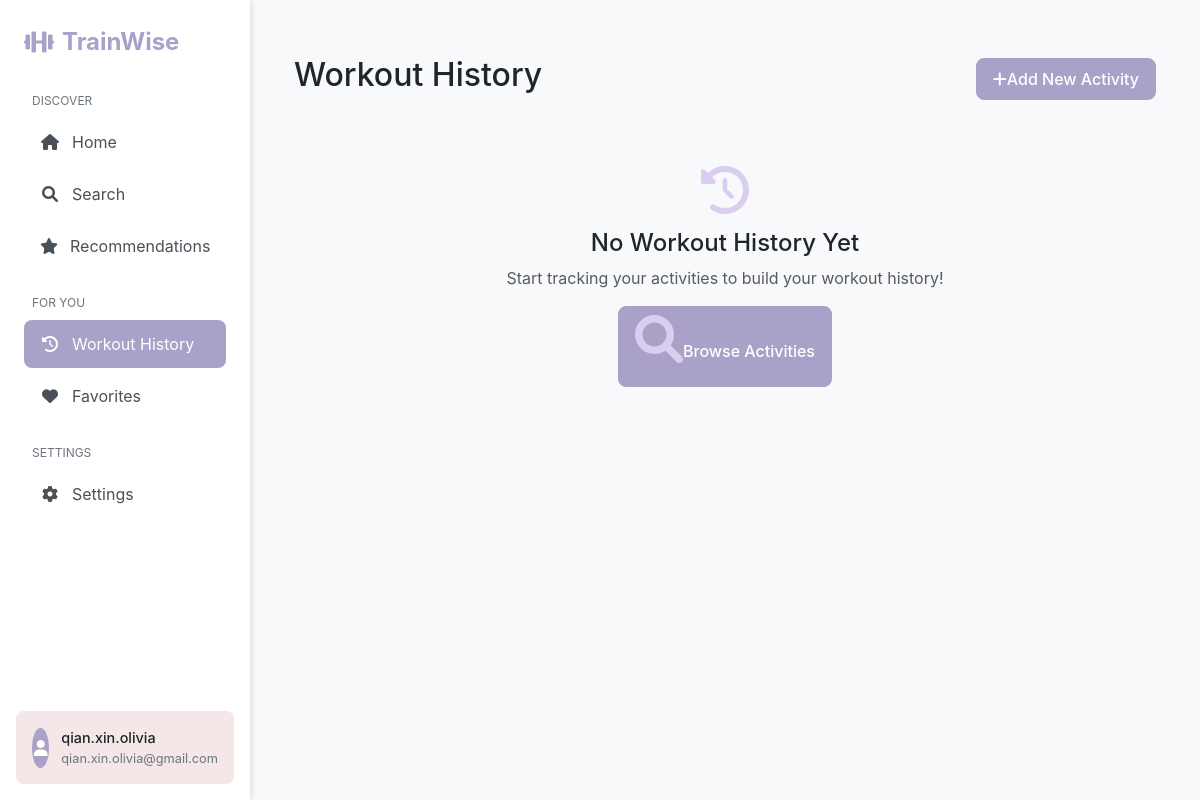
Page /workout-history/ (signed in) on the earlier database version.
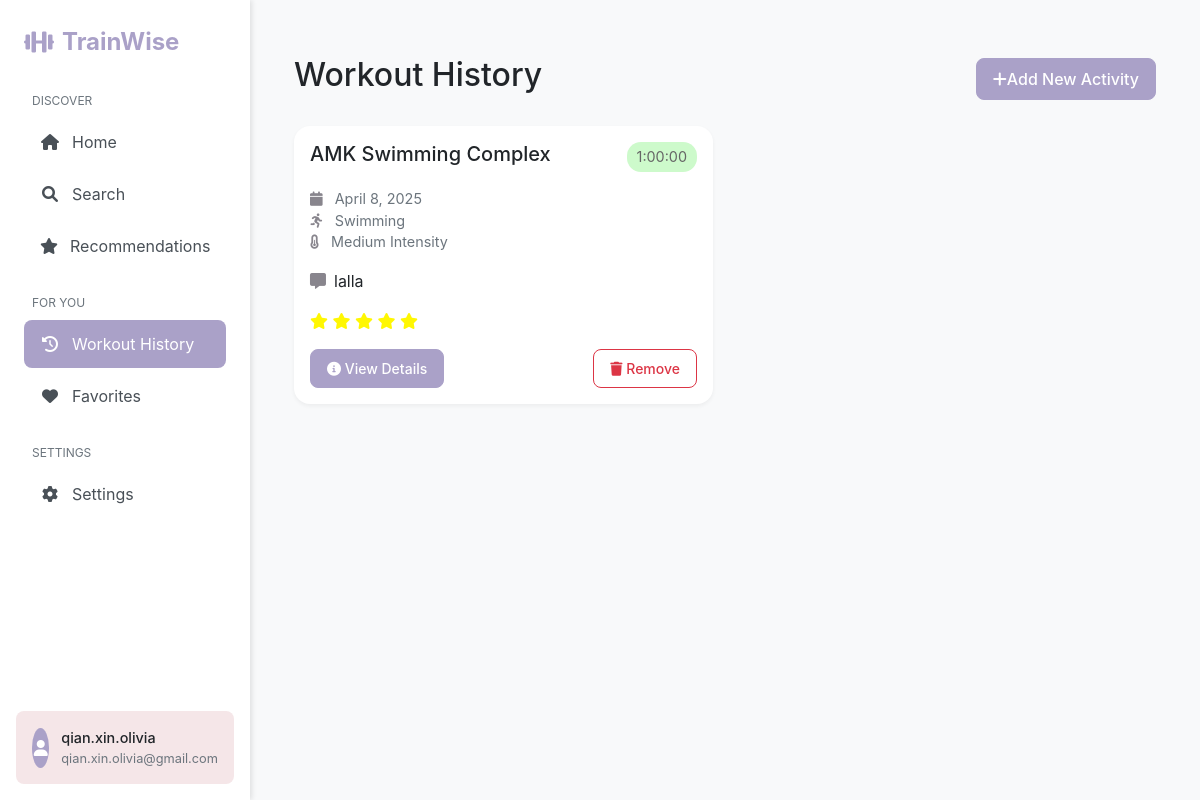
Same page on the later database version.
### activities/models.py (models this page shows, shortened)
class ActivityHistory(models.Model):
    user = models.ForeignKey(User, on_delete=models.CASCADE)
    activity = models.ForeignKey(Activity, on_delete=models.CASCADE)
    date_completed = models.DateField()
    rating = models.IntegerField(choices=[(i, i) for i in range(1, 6)], null=True, blank=True)
    duration = models.DurationField()
    notes = models.TextField(blank=True)
    created_at = models.DateTimeField(auto_now_add=True)
    class Meta:
        verbose_name_plural = "Activity histories"
        ordering = ['-date_completed']

class Activity(models.Model):
    ACTIVITY_TYPES = [
        ('GYM', 'Gym'),
        ('SWIMMING', 'Swimming'),
        ('RUNNING', 'Running'),
        ('BASKETBALL', 'Basketball'),
        ('FOOTBALL', 'Football'),
        ('TENNIS', 'Tennis'),
        ('BADMINTON', 'Badminton'),
        ('TABLE_TENNIS', 'Table Tennis'),
        ('VOLLEYBALL', 'Volleyball'),
        ('SQUASH', 'Squash'),
        ('HOCKEY', 'Hockey'),
        ('PICKLEBALL', 'Pickleball'),
        ('NETBALL', 'Netball'),
        ('LAWN_BOWL', 'Lawn Bowl'),
        ('OTHER', 'Other'),
    ]
    INTENSITY_LEVELS = [
        ('LOW', 'Low'),
        ('MEDIUM', 'Medium'),
        ('HIGH', 'High'),
    ]
    facility_name = models.CharField(max_length=200)
    activity_type = models.CharField(max_length=20, choices=ACTIVITY_TYPES)
    description = models.TextField()
    intensity = models.CharField(max_length=10, choices=INTENSITY_LEVELS)
    is_indoor = models.BooleanField(default=False)
    image_url = models.URLField(blank=True, null=True)
    address = models.CharField(max_length=500)
    latitude = models.DecimalField(max_digits=9, decimal_places=6, null=True, blank=True)
    longitude = models.DecimalField(max_digits=9, decimal_places=6, null=True, blank=True)
    operating_hours = models.CharField(max_length=200)
    price_range = models.CharField(max_length=100)
    contact_info = models.CharField(max_length=100)
    created_at = models.DateTimeField(auto_now_add=True)
    updated_at = models.DateTimeField(auto_now=True)
    class Meta:
        verbose_name_plural = "Activities"
        ordering = ['facility_name']

### Controllers/workout_history_controller.py (the view)
# urls.py: path('workout-history/', workout_history_list_controller, name='workout_history'),
@login_required
def workout_history_list_controller(request):
    history_entries = ActivityHistory.objects.filter(user=request.user).order_by('-date_completed')
    context = {
        'history_entries': history_entries,
    }
    return render(request, 'activities/workout_history.html', context)

### templates/activities/workout_history.html (shortened to what this page needs)
{% extends 'base.html' %}
{% load static %}
{% block content %}
<div class="container mt-4">
    <div class="d-flex justify-content-between align-items-center mb-4">
        <h2>Workout History</h2>
        <a href="{% url 'activities:search' %}" class="btn btn-primary">
            <i class="fas fa-plus mr-2"></i>Add New Activity
        </a>
    </div>
    {% if history_entries %}
        <div class="row">
            {% for entry in history_entries %}
                <div class="col-md-6">
                    <div class="card history-card" id="history-{{ entry.id }}">
                        <div class="card-body">
                            <div class="d-flex justify-content-between align-items-start mb-3">
                                <h5 class="card-title mb-0">{{ entry.activity.facility_name }}</h5>
                                <span class="duration-badge">
                                    {{ entry.duration|default:"No duration" }}
                                </span>
                            </div>
                            <div class="activity-meta mb-3">
                                <div><i class="fas fa-calendar mr-2"></i> {{ entry.date_completed|date:"F j, Y" }}</div>
                                <div><i class="fas fa-running mr-2"></i> {{ entry.activity.get_activity_type_display }}</div>
                                <div><i class="fas fa-thermometer-half mr-2"></i> {{ entry.activity.get_intensity_display }} Intensity</div>
                            </div>
                            {% if entry.notes %}
                                <p class="card-text"><i class="fas fa-comment-alt mr-2"></i>{{ entry.notes }}</p>
                            {% endif %}
                            {% if entry.rating %}
                                <div class="rating-stars mb-3">
                                    {% for i in "12345"|make_list %}
                                        {% if forloop.counter <= entry.rating %}
                                            <i class="fas fa-star"></i>
                                        {% else %}
                                            <i class="far fa-star"></i>
                                        {% endif %}
                                    {% endfor %}
                                </div>
                            {% endif %}
                            <div class="d-flex justify-content-between align-items-center">
                                <a href="{% url 'activities:activity_detail' entry.activity.id %}" class="btn btn-primary btn-sm">
                                    <i class="fas fa-info-circle mr-1"></i> View Details
                                </a>
                                <button class="btn btn-outline-danger btn-sm" onclick="confirmRemove({{ entry.id }}, '{{ entry.activity.facility_name }}')">
                                    <i class="fas fa-trash mr-1"></i> Remove
                                </button>
                            </div>
                        </div>
                    </div>
                </div>
            {% endfor %}
        </div>
    {% else %}
        <div class="empty-history">
            <i class="fas fa-history"></i>
            <h4>No Workout History Yet</h4>
            <p class="text-muted">Start tracking your activities to build your workout history!</p>
            <a href="{% url 'activities:search' %}" class="btn btn-primary">
                <i class="fas fa-search mr-2"></i>Browse Activities
            </a>
        </div>
    {% endif %}
</div>
{% endblock %}

### templates/base.html (shortened to what this page needs)
<!DOCTYPE html>
<html lang="en">
<head>
    <link href="https://cdn.jsdelivr.net/npm/bootstrap@5.3.0/dist/css/bootstrap.min.css" rel="stylesheet">
    <link rel="stylesheet" href="https://cdnjs.cloudflare.com/ajax/libs/font-awesome/6.0.0/css/all.min.css">
</head>
<body>
    <div class="sidebar">
        <div class="sidebar-logo">
            <i class="fas fa-dumbbell"></i>
            TrainWise
        </div>
        <nav>
            <div class="nav-section">
                <div class="section-title">Discover</div>
                <ul class="sidebar-nav">
                    <li class="nav-item">
                        <a href="{% url 'activities:home' %}" class="nav-link {% if request.resolver_match.url_name == 'home' %}active{% endif %}">
                            <i class="fas fa-home"></i>
                            Home
                        </a>
                    </li>
                    <li class="nav-item">
                        <a href="{% url 'activities:search' %}" class="nav-link {% if request.resolver_match.url_name == 'search' %}active{% endif %}">
                            <i class="fas fa-search"></i>
                            Search
                        </a>
                    </li>
                    <li class="nav-item">
                        <a href="{% url 'activities:recommendations' %}" class="nav-link {% if request.resolver_match.url_name == 'recommendations' %}active{% endif %}">
                            <i class="fas fa-star"></i>
                            Recommendations
                        </a>
                    </li>
                </ul>
            </div>
            <div class="nav-section">
                <div class="section-title">For You</div>
                <ul class="sidebar-nav">
                    <li class="nav-item">
                        <a href="{% url 'activities:workout_history' %}" class="nav-link {% if request.resolver_match.url_name == 'workout_history' %}active{% endif %}">
                            <i class="fas fa-history"></i>
                            Workout History
                        </a>
                    </li>
                    <li class="nav-item">
                        <a href="{% url 'activities:favorites' %}" class="nav-link {% if request.resolver_match.url_name == 'favorites' %}active{% endif %}">
                            <i class="fas fa-heart"></i>
                            Favorites
                        </a>
                    </li>
                </ul>
            </div>
            <div class="nav-section">
                <div class="section-title">Settings</div>
                <ul class="sidebar-nav">
                    <li class="nav-item">
                        <a href="{% url 'activities:profile' %}" class="nav-link {% if request.resolver_match.url_name == 'profile' %}active{% endif %}">
                            <i class="fas fa-cog"></i>
                            Settings
                        </a>
                    </li>
                </ul>
            </div>
        </nav>
        {% if user.is_authenticated %}
        <div class="user-profile">
            <div class="profile-image">
                <i class="fas fa-user"></i>
            </div>
            <div class="profile-info">
                <p class="profile-name">{{ user.username }}</p>
                <p class="profile-email">{{ user.email }}</p>
            </div>
        </div>
        {% endif %}
    </div>
    <div class="main-content">
        {% block content %}{% endblock %}
    </div>
</body>
</html>

### templates/base.html (style rules this page uses)
:root { --primary-color: #AAA1C8; --secondary-color: #967AA1; --light-color: #D5C6E0; --very-light-color: #F5E6E8; --sidebar-width: 250px; }
body { font-family: 'Inter', -apple-system, BlinkMacSystemFont, sans-serif; background-color: #f8f9fa; }
.sidebar { position: fixed; left: 0; top: 0; bottom: 0; width: var(--sidebar-width); background: white; box-shadow: 2px 0 5px rgba(0, 0, 0, 0.1); z-index: 1000; padding: 1.5rem; }
.sidebar-logo { display: flex; align-items: center; gap: 0.5rem; margin-bottom: 2rem; font-size: 1.5rem; font-weight: bold; color: var(--primary-color); }
.sidebar-nav { list-style: none; padding: 0; margin: 0; }
.nav-section { margin-bottom: 1.5rem; }
.section-title { font-size: 0.75rem; text-transform: uppercase; color: #6c757d; margin-bottom: 0.5rem; padding-left: 0.5rem; }
.nav-item { margin-bottom: 0.25rem; }
.nav-link { display: flex; align-items: center; gap: 0.75rem; padding: 0.75rem 1rem; color: #495057; text-decoration: none; border-radius: 0.5rem; transition: all 0.2s; }
.nav-link.active { background-color: var(--primary-color); color: white; }
.nav-link i { width: 1.25rem; text-align: center; }
.main-content { margin-left: var(--sidebar-width); padding: 2rem; min-height: 100vh; }
.user-profile { position: absolute; bottom: 1rem; left: 1rem; right: 1rem; padding: 1rem; background: var(--very-light-color); border-radius: 0.5rem; display: flex; align-items: center; gap: 0.75rem; }
.profile-image { width: 40px; height: 40px; border-radius: 50%; background: var(--primary-color); display: flex; align-items: center; justify-content: center; color: white; }
.profile-info { flex: 1; }
.profile-name { font-weight: 500; color: #212529; margin: 0; font-size: 0.9rem; }
.profile-email { color: #6c757d; font-size: 0.8rem; margin: 0; }
.card { border: none; box-shadow: 0 2px 4px rgba(0, 0, 0, 0.05); transition: transform 0.2s, box-shadow 0.2s; border-radius: 1rem; }
.btn { border-radius: 0.5rem; padding: 0.5rem 1rem; font-weight: 500; }
.btn-primary { background-color: var(--primary-color); border-color: var(--primary-color); }

### templates/activities/workout_history.html (style rules this page uses)
.history-card { transition: transform 0.2s; margin-bottom: 20px; }
.activity-meta { font-size: 0.9rem; color: #6c757d; }
.activity-meta i, .card-text i { color:rgb(136, 133, 141); margin-right: 8px; }
.rating-stars { color:rgb(255, 247, 3); }
.duration-badge { background-color:rgb(205, 250, 203); color: #666; padding: 4px 10px; border-radius: 14px; font-size: 0.9rem; }

Differences in the rows shown:
added ActivityHistory: activity.facility_name "AMK Swimming Complex", duration "1:00:00", date_completed "April 8, 2025", activity.activity_type "Swimming", activity.intensity "Medium", notes "lalla", rating 5 (drawn)
Other differences:
text no longer shown: "No Workout History Yet Start tracking your activities to build your workout history! Browse Activities"
